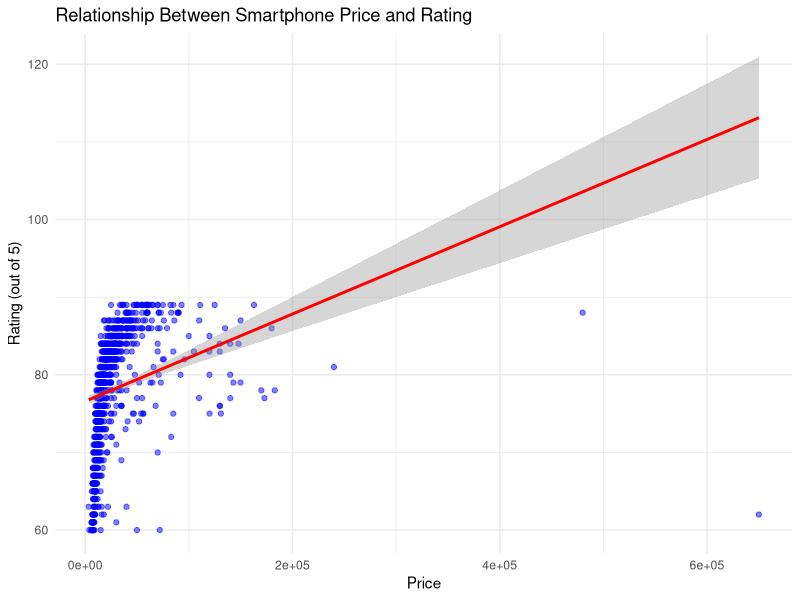
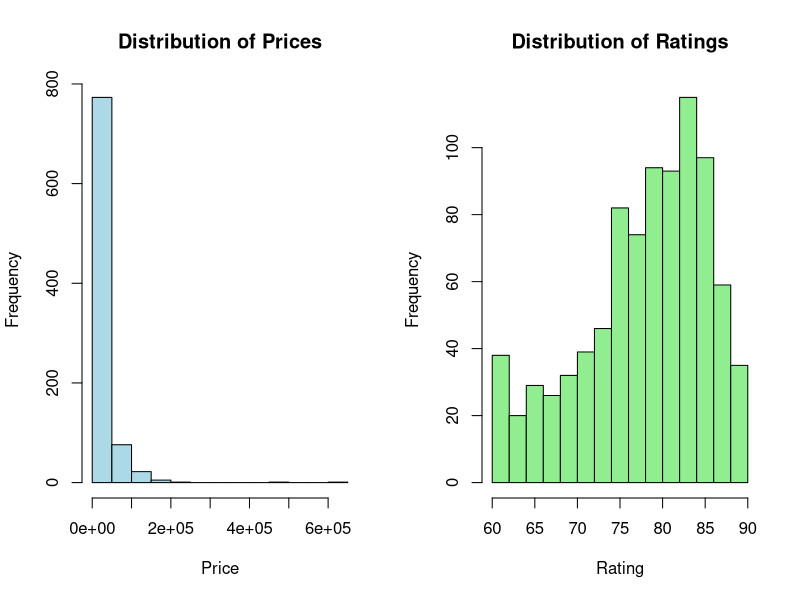
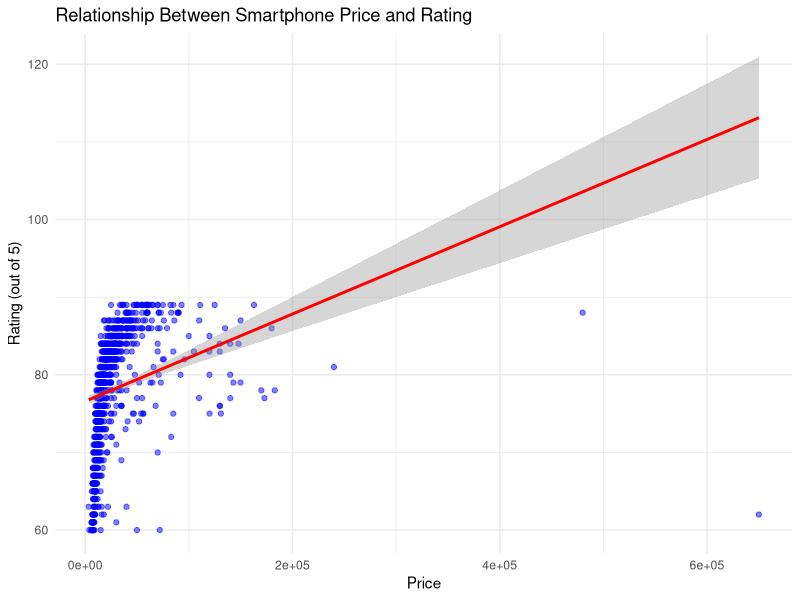
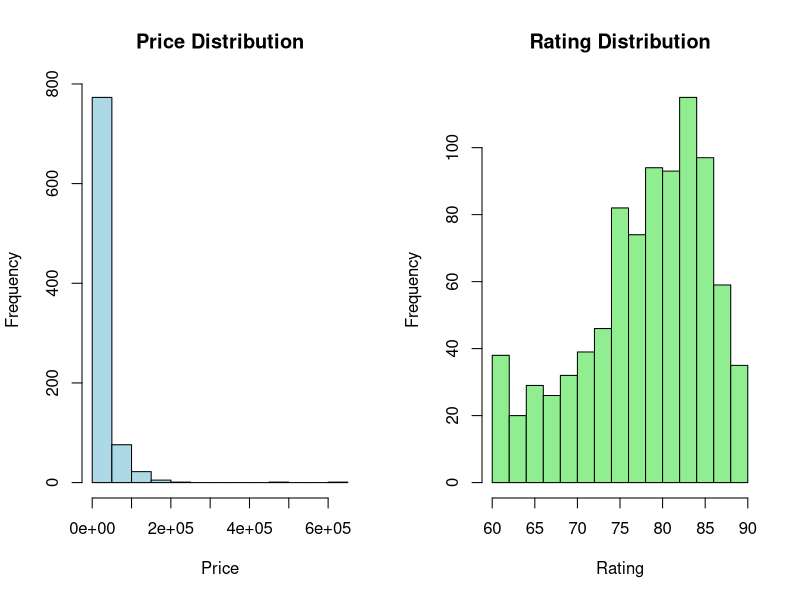

The R script that drew these images, in order:
# Load required library
library(ggplot2)

# 1. Load data

data <- read.csv("smartphone_cleaned_v5.csv")
# Remove rows with missing values in price or rating
data_clean <- na.omit(data[, c("price", "rating")])

cat("Cleaned data has", nrow(data_clean), "observations\n")

# 2. Scatter plot with regression line
ggplot(data_clean, aes(x = price, y = rating)) +
  geom_point(alpha = 0.5, color = "blue") +
  geom_smooth(method = "lm", color = "red", se = TRUE) +
  labs(title = "Relationship Between Smartphone Price and Rating",
       x = "Price",
       y = "Rating (out of 5)") +
  theme_minimal()

# Save plot
ggsave("scatter_plot.png", width = 8, height = 6)

# 3. Histograms
# Create side-by-side histograms
par(mfrow = c(1, 2))

# Price histogram
hist(data_clean$price, 
     main = "Distribution of Prices",
     xlab = "Price",
     col = "lightblue",
     border = "black")

# Rating histogram
hist(data_clean$rating,
     main = "Distribution of Ratings",
     xlab = "Rating",
     col = "lightgreen",
     border = "black")

# Save histogram
png("histograms.png", width = 800, height = 400)
par(mfrow = c(1, 2))
hist(data_clean$price, main = "Price Distribution", xlab = "Price", col = "lightblue")
hist(data_clean$rating, main = "Rating Distribution", xlab = "Rating", col = "lightgreen")
dev.off()

# Reset plot layout
par(mfrow = c(1, 1))


# 4. Correlation test
cor_test <- cor.test(data_clean$price, data_clean$rating, method = "pearson")
cat("\nPearson Correlation Test:\n")
cat("Correlation coefficient (r):", round(cor_test$estimate, 4), "\n")
cat("p-value:", round(cor_test$p.value, 4), "\n")

# 5. Linear regression
model <- lm(rating ~ price, data = data_clean)
cat("\nLinear Regression Results:\n")
cat("Regression equation: Rating =", 
    round(coef(model)[1], 4), "+", 
    round(coef(model)[2], 4), "* Price\n")
cat("R-squared:", round(summary(model)$r.squared, 4), "\n")

# 6. Hypothesis decision
cat("\nHypothesis Test Conclusion:\n")
if (cor_test$p.value < 0.05) {
  cat("We REJECT the null hypothesis (p < 0.05)\n")
  cat("There is a significant correlation between price and rating\n")
  if (cor_test$estimate > 0) {
    cat("The correlation is positive\n")
  } else {
    cat("The correlation is negative\n")
  }
} else {
  cat("We FAIL TO REJECT the null hypothesis (p > 0.05)\n")
  cat("No significant correlation found between price and rating\n")
}


